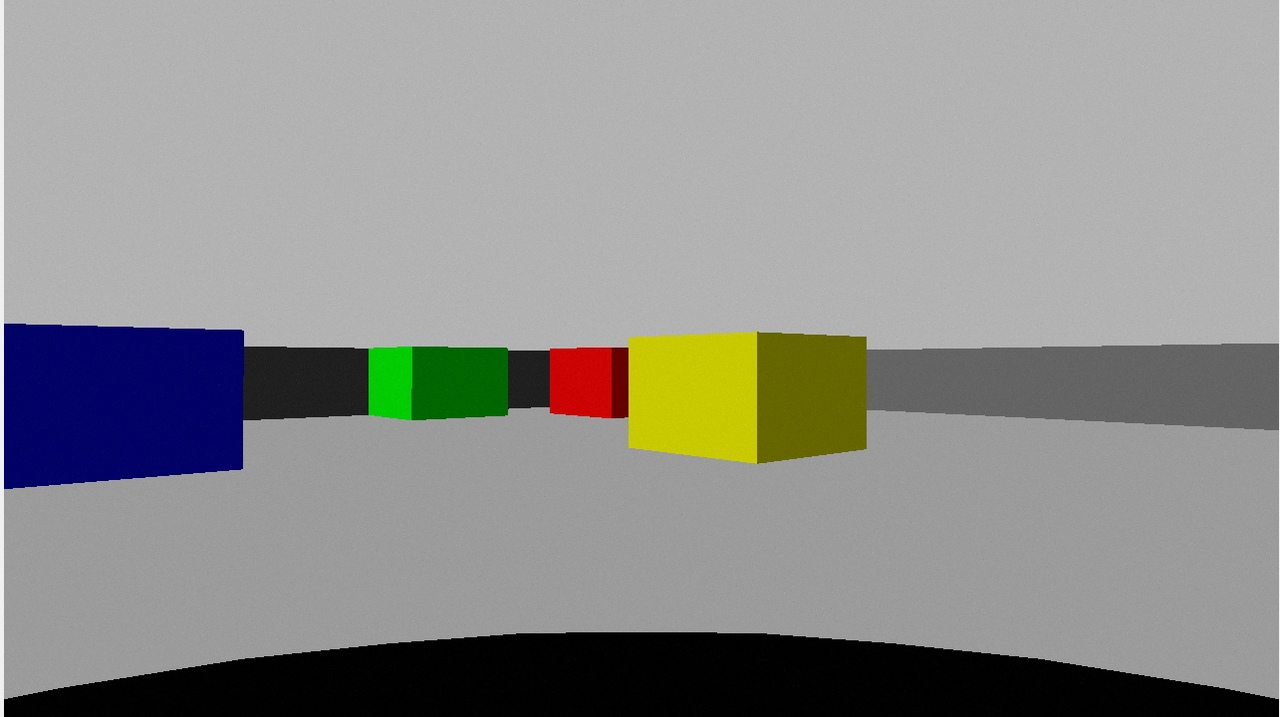
#> input picture olymp/NTI_2020_2021/NTI_2/444.jpg, 1280 x 717 px
$ python camera.py
#> lines starting #> are read from the running program, lines starting #| are printed output that depends on the picture; after the words box and inside, x2 and y2 are one past the last pixel; in counts of white or black regions, pixels touching at a corner belong together
#!/usr/bin/env python3

import sys
import cv2
import numpy as np
from time import time
from copy import deepcopy


#from robot_library.robot import *
#import rospy
#robot = Robot()

# [10 lines left out: function cv_test, not called in this run]

def update_image():
    #img = robot.getImage()
    #image = cv2.cvtColor(img, cv2.COLOR_RGB2BGR)
    image = cv2.imread("444.jpg")
#> image is the input picture: shape (717, 1280, 3); mean B, G, R 140.2, 142.4, 142
    #image = cv2.imread("222.png")

    #cv_test(image)

    (h, w) = image.shape[:2] # получим размеры изображения для поворота
#> h = 717; w = 1280
    #print(h, w)
    h1 = int(h*0.8)
#> h1 = 573
    pts1 = np.float32([[0,0], [w, 0], [0, h1], [w, h1]])
    pts2 = np.float32([[0,0], [w, 0], [0, h1], [w, h1]])
    M = cv2.getPerspectiveTransform(pts1, pts2)
#> M = [[1, 0, 0], [0, 1, 0], [0, 0, 1]]
    dst = cv2.warpPerspective(image, M, (w, h1))
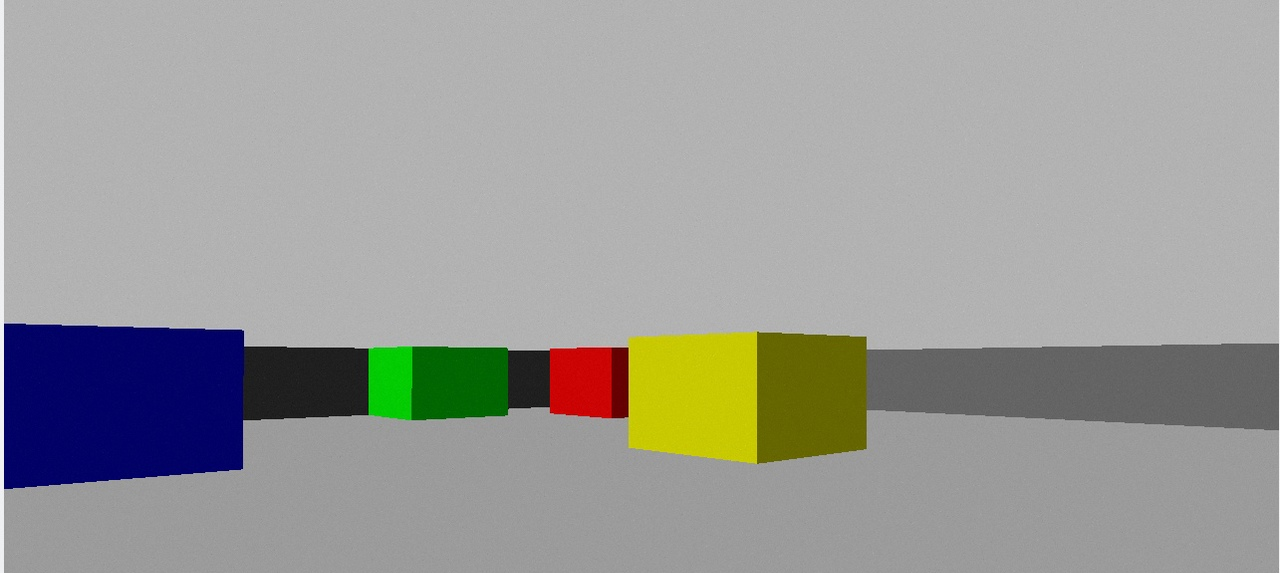
#> dst: shape (573, 1280, 3); mean B, G, R 152.9, 155.7, 155.2
    image = deepcopy(dst)

    #cv_test(image)

    return image


# [5 lines left out: function reverse, not called in this run]

def input_color(image,color):
    img = deepcopy(image)
    hsv = cv2.cvtColor(img, cv2.COLOR_BGR2HSV )
#> hsv: shape (573, 1280, 3); mean H, S, V 10.4, 28, 162.1

    # переносим значения из массива в переменные
    h1 = color[0]
    s1 = color[1]
    v1 = color[2]
    h2 = color[3]
    s2 = color[4]
    v2 = color[5]
    h_min = np.array((h1, s1, v1), np.uint8)
    h_max = np.array((h2, s2, v2), np.uint8)
    thresh = cv2.inRange(hsv, h_min, h_max)
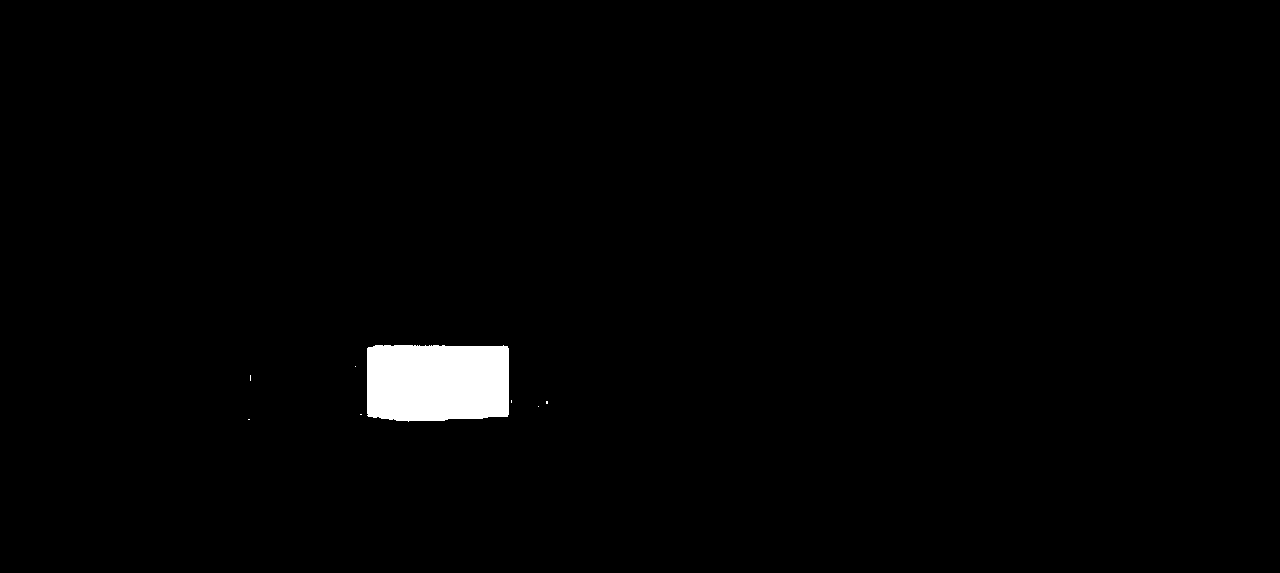
#> thresh: shape (573, 1280); 1.4% white; 8 white regions (7 under 20 px), largest, box (x1, y1, x2, y2) and area: (367, 345, 509, 422) 10443
    moments = cv2.moments(thresh, 1)
#> moments = moments, m00 10464, centre m10/m00, m01/m00 = (437, 382)
    dM01 = moments['m01']
#> dM01 = 3997438
    dM10 = moments['m10']
#> dM10 = 4572702
    dArea = moments['m00']
#> dArea = 10464
    return int(dArea)

# [15 lines left out: function input_color_2, not called in this run]


def test_qr_code(image):
    Black = [0, 0, 0, 2, 2, 2]
    bbb = input_color(image, Black)
    if bbb < 500: # порог, какое минимальное количество пикселей черного необходимо, чтобы робот понял, что видит QR код
        return 0
    else: return 1

# [133 lines left out: function camera_analyzing_QR, not called in this run]

def camera_analyzing_color(image):

    Green = [50, 20, 20, 107, 255, 255]
    Blue = [88, 68, 0, 255, 255, 255]
    Red = [0, 239, 115, 17, 255, 255]
    Yellow = [15, 203, 93, 58, 255, 255]

    array = ["Green", "Blue", "Red", "Yellow"]
    mas = [input_color(image,Green),input_color(image,Blue),input_color(image,Red),input_color(image,Yellow)]
#> in input_color (call 2), `thresh = cv2.inRange(hsv, h_min, h_max)`:
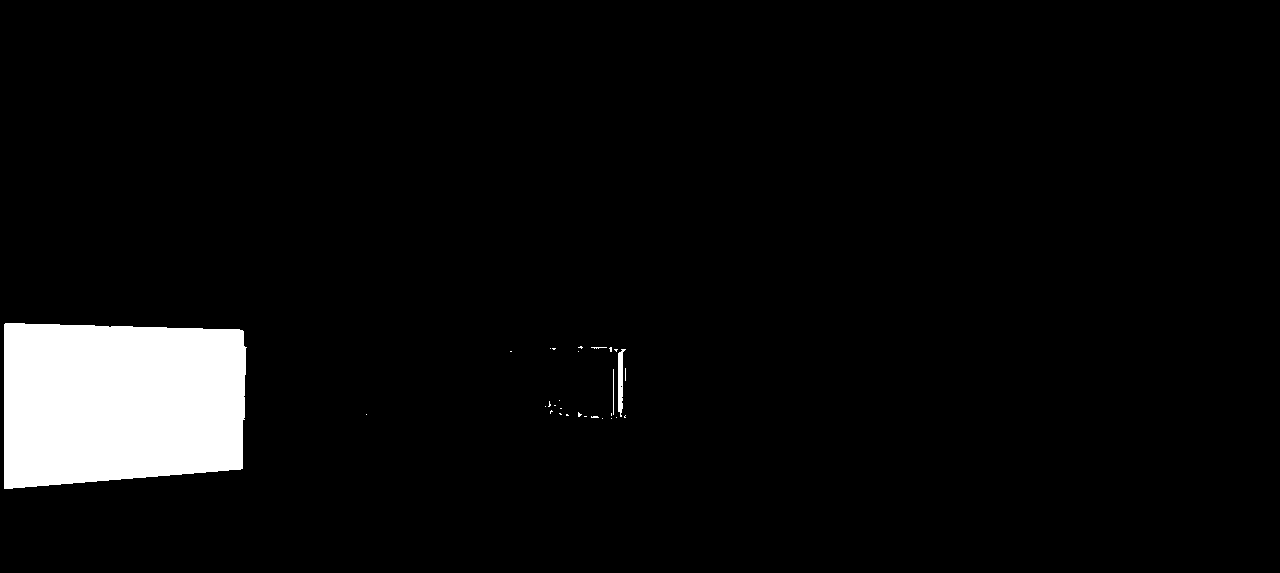
#> thresh: shape (573, 1280); 5.1% white; 29 white regions (26 under 20 px), largest, box (x1, y1, x2, y2) and area: (4, 323, 247, 489) 36770, (618, 349, 626, 417) 311, (613, 369, 614, 415) 46
#> in input_color (call 2), `moments = cv2.moments(thresh, 1)`: moments = moments, m00 37265, centre m10/m00, m01/m00 = (126.7, 402)
#> in input_color (call 2), `dM01 = moments['m01']`: dM01 = 14980081
#> in input_color (call 2), `dM10 = moments['m10']`: dM10 = 4721491
#> in input_color (call 2), `dArea = moments['m00']`: dArea = 37265
#> in input_color (call 3), `thresh = cv2.inRange(hsv, h_min, h_max)`:
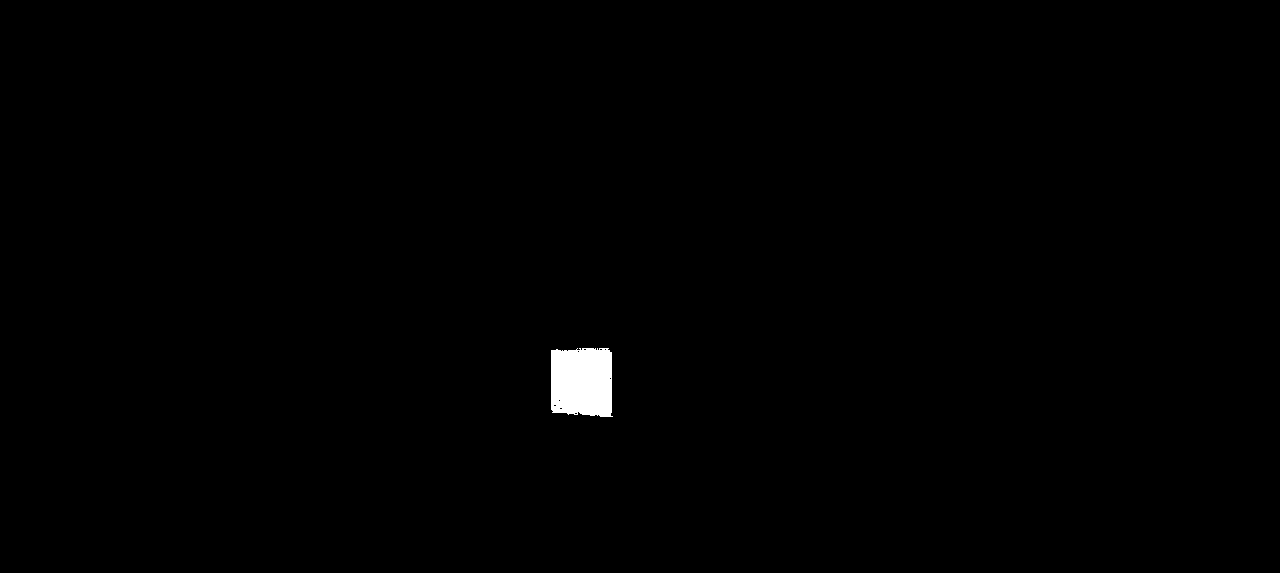
#> thresh: shape (573, 1280); 0.54% white; 1 white region, box (x1, y1, x2, y2) and area: (551, 348, 613, 417) 3979
#> in input_color (call 3), `moments = cv2.moments(thresh, 1)`: moments = moments, m00 3979, centre m10/m00, m01/m00 = (581.5, 381.5)
#> in input_color (call 3), `dM01 = moments['m01']`: dM01 = 1517817
#> in input_color (call 3), `dM10 = moments['m10']`: dM10 = 2313889
#> in input_color (call 3), `dArea = moments['m00']`: dArea = 3979
#> in input_color (call 4), `thresh = cv2.inRange(hsv, h_min, h_max)`:
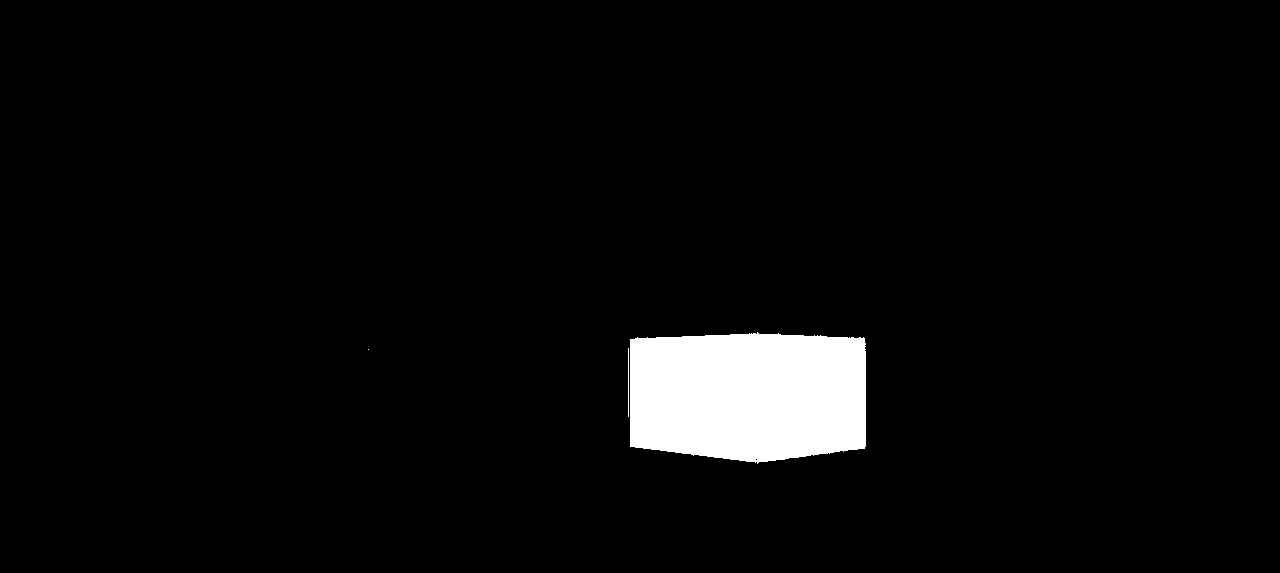
#> thresh: shape (573, 1280); 3.8% white; 3 white regions (1 under 20 px), largest, box (x1, y1, x2, y2) and area: (630, 332, 866, 464) 28154, (628, 348, 629, 417) 69
#> in input_color (call 4), `moments = cv2.moments(thresh, 1)`: moments = moments, m00 28224, centre m10/m00, m01/m00 = (747.7, 395.1)
#> in input_color (call 4), `dM01 = moments['m01']`: dM01 = 11151130
#> in input_color (call 4), `dM10 = moments['m10']`: dM10 = 21104241
#> in input_color (call 4), `dArea = moments['m00']`: dArea = 28224
#> mas = [10464, 37265, 3979, 28224]
    #print(mas)
    aaa = max(mas)
#> aaa = 37265
    if (aaa>8000):
        gg = 1
        for i in range (4):
            if (i!=mas.index(aaa) and aaa/4<mas[i]): gg=0
        if (gg): return array[mas.index(aaa)]
    return "None"

if __name__ == "__main__":
    img = update_image() # считали картинку
    object_color = camera_analyzing_color(img) # определяем какой на ней цвет цвет
#> object_color = 'None'
    print("answer color:", object_color)
#| answer color: None
    if (test_qr_code(img)): # проверяем, есть ли на ней QR код
#> in input_color (call 5), `thresh = cv2.inRange(hsv, h_min, h_max)`: thresh: shape (573, 1280); every value is 0
#> in test_qr_code, `bbb = input_color(image, Black)`: bbb = 0
        QR_code = camera_analyzing_QR(img) # определяем QR код
        print("QR answer:", QR_code)
    else: print("no QR code")
    qr = 0

$ run again, with olymp/NTI_2020_2021/NTI_2/111.jpg copied over olymp/NTI_2020_2021/NTI_2/444.jpg
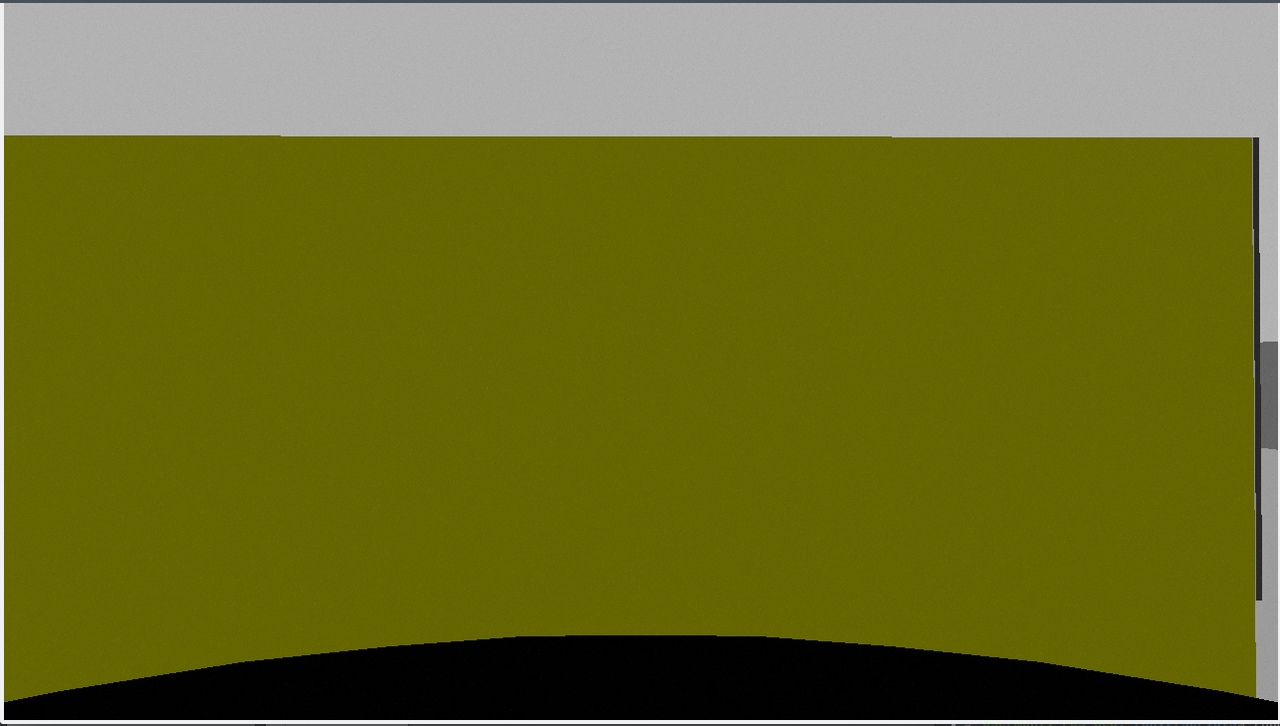
#> input picture olymp/NTI_2020_2021/NTI_2/111.jpg, 1280 x 726 px
#> in update_image, image is the input picture: shape (726, 1280, 3); mean B, G, R 38.4, 108.8, 108.4
#> hsv: shape (580, 1280, 3); mean H, S, V 25.2, 188.5, 120.1
#> in input_color, `thresh = cv2.inRange(hsv, h_min, h_max)`:
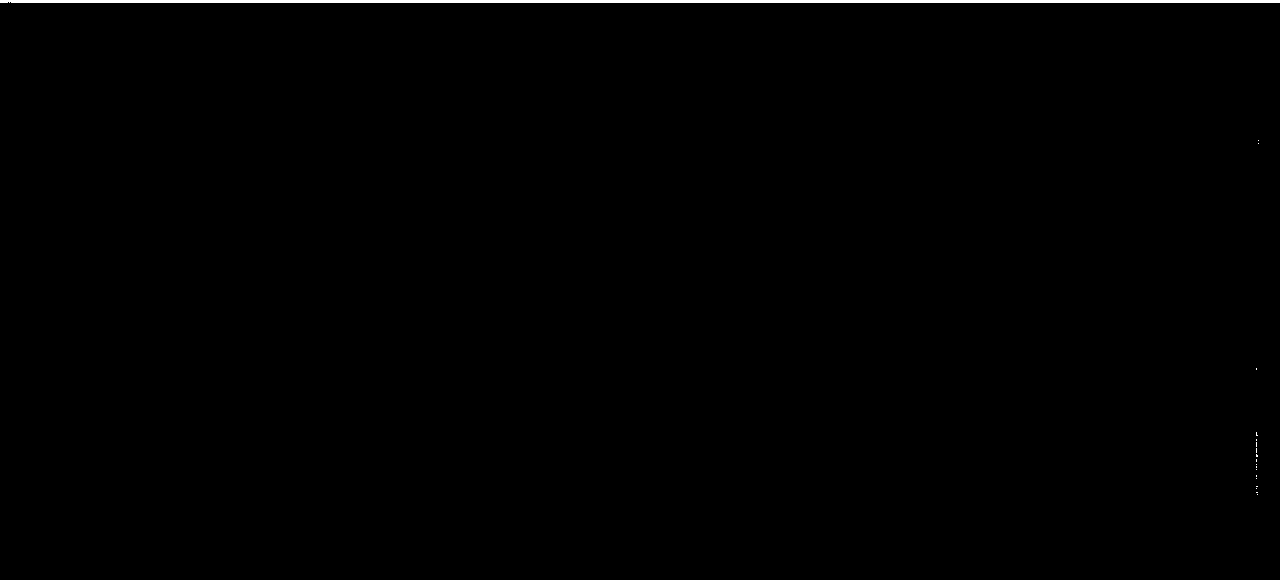
#> thresh: shape (580, 1280); 0.52% white; 19 white regions (18 under 20 px), largest, box (x1, y1, x2, y2) and area: (0, 0, 1280, 3) 3838
#> moments = moments, m00 3880, centre m10/m00, m01/m00 = (646.5, 5.74)
#> dM01 = 22263
#> dM10 = 2508424
#> dArea = 3880
#> thresh: shape (580, 1280); every value is 0
#> in input_color (call 4), `thresh = cv2.inRange(hsv, h_min, h_max)`:
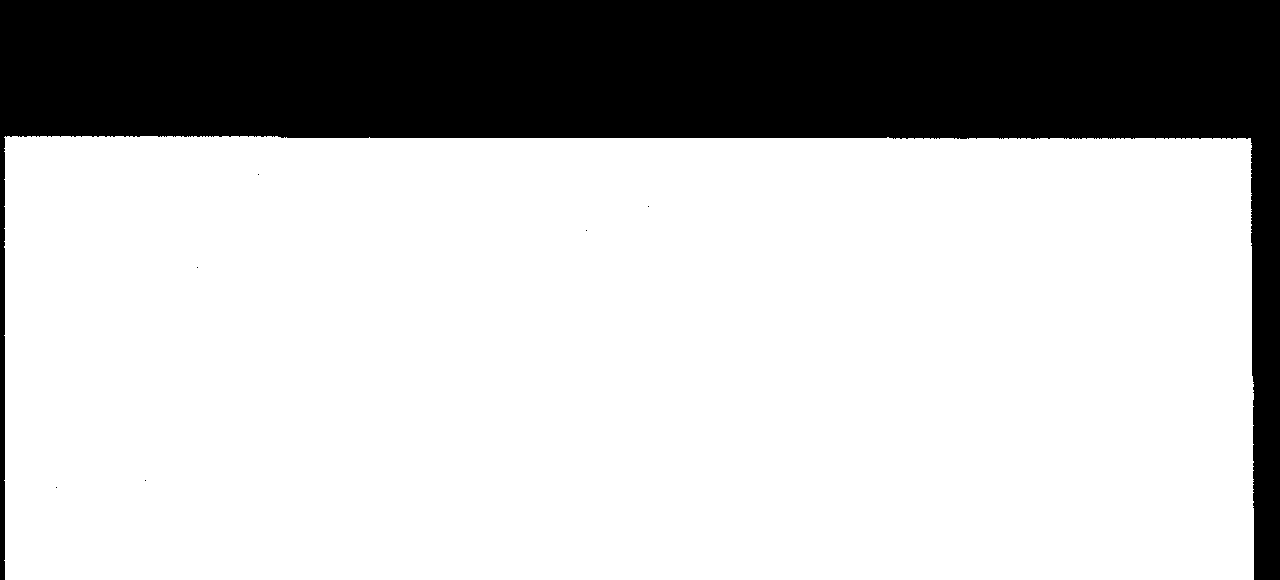
#> thresh: shape (580, 1280); 74.3% white; 7 black regions (6 under 20 px), largest, box (x1, y1, x2, y2) and area: (0, 0, 1280, 580) 190592
#> moments = moments, m00 551802, centre m10/m00, m01/m00 = (627.8, 358.4)
#> dM01 = 197784646
#> dM10 = 346397651
#> dArea = 551802
#> mas = [3880, 0, 0, 551802]
#> aaa = 551802
#> object_color = 'Yellow'
#| answer color: Yellow
#> bbb = 0
